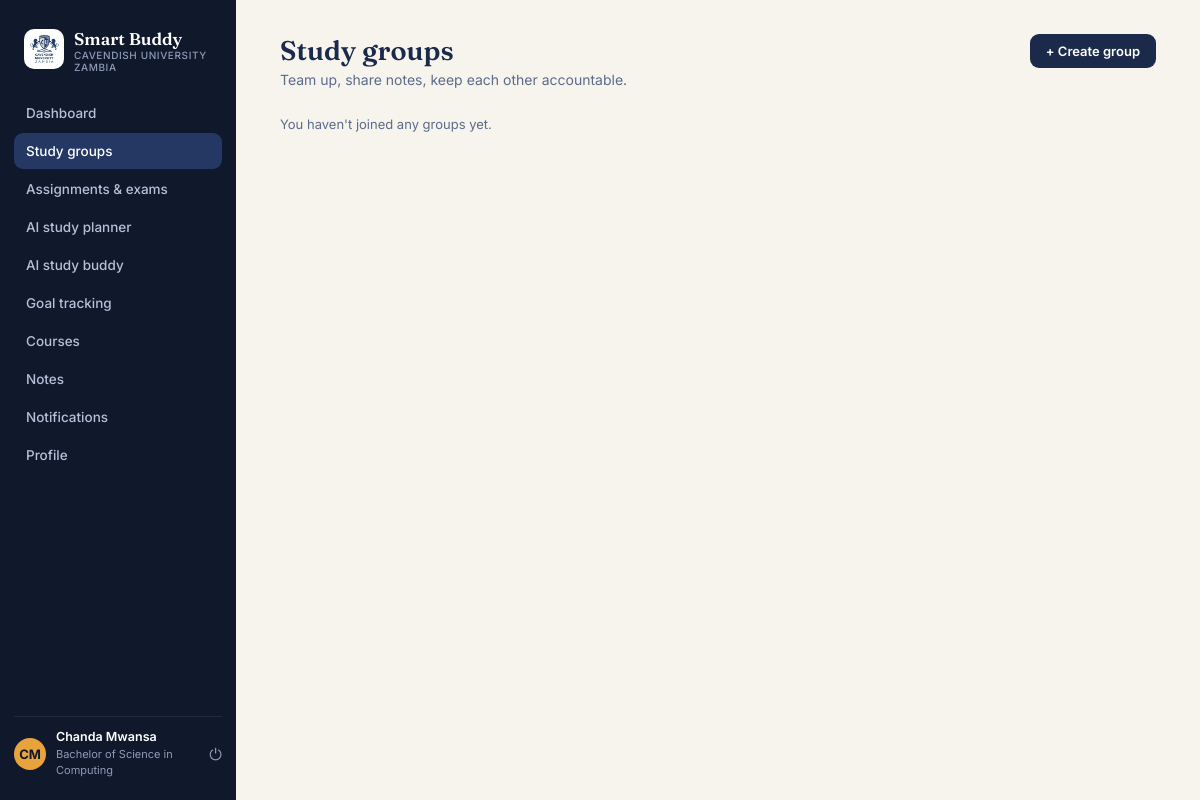
Screenshot of /student/groups/index.php (signed in) with the database file from the repository.
### tables this page shows
CREATE TABLE students (
    id INT AUTO_INCREMENT PRIMARY KEY,
    programme_id INT NOT NULL,
    first_name VARCHAR(80) NOT NULL,
    last_name VARCHAR(80) NOT NULL,
    email VARCHAR(150) NOT NULL UNIQUE,
    password_hash VARCHAR(255) NOT NULL,
    year_of_study TINYINT DEFAULT 1,
    added_by_admin TINYINT(1) DEFAULT 0,
    status ENUM('active','suspended') DEFAULT 'active',
    created_at TIMESTAMP DEFAULT CURRENT_TIMESTAMP,
    FOREIGN KEY (programme_id) REFERENCES programmes(id) ON DELETE RESTRICT
);

CREATE TABLE programmes (
    id INT AUTO_INCREMENT PRIMARY KEY,
    name VARCHAR(150) NOT NULL,
    code VARCHAR(20) NOT NULL UNIQUE,
    school VARCHAR(150) NOT NULL DEFAULT '',
    created_at TIMESTAMP DEFAULT CURRENT_TIMESTAMP
);

### includes/functions.php (called while the page is built, shortened)
<?php
function e($string) {
    return htmlspecialchars($string ?? '', ENT_QUOTES, 'UTF-8');
}
function is_logged_in() {
    return isset($_SESSION['student_id']);
}
function current_student_id() {
    return $_SESSION['student_id'] ?? null;
}
function get_current_student($pdo) {
    $stmt = $pdo->prepare("SELECT s.*, p.name AS programme_name FROM students s
                            JOIN programmes p ON p.id = s.programme_id
                            WHERE s.id = ?");
    $stmt->execute([current_student_id()]);
    return $stmt->fetch();
}
function initials($first, $last) {
    return strtoupper(substr($first, 0, 1) . substr($last, 0, 1));
}

### student/groups/index.php (the view, shortened to what this page needs)
<?php
require_once __DIR__ . '/../../config/config.php';
$sid = current_student_id();
$activeNav = 'groups';
$groups = $pdo->prepare("SELECT g.*, c.name AS course_name,
    (SELECT COUNT(*) FROM group_members gm WHERE gm.group_id=g.id) AS member_count,
    (SELECT COUNT(*) FROM group_messages gmsg WHERE gmsg.group_id=g.id) AS message_count
    FROM study_groups g
    JOIN courses c ON c.id = g.course_id
    JOIN group_members my ON my.group_id = g.id AND my.student_id = ?
    ORDER BY g.created_at DESC");
$groups->execute([$sid]);
$groups = $groups->fetchAll();
include __DIR__ . '/../../includes/header.php';
?>
<div class="topline"><div><h1>Study groups</h1><div class="desc">Team up, share notes, keep each other accountable.</div></div>
  <button class="pill-btn" onclick="document.getElementById('group-form').classList.toggle('open')">+ Create group</button>
</div>
<div class="grid-3" style="margin-top:18px;">
<?php if (!$groups): ?><div style="color:var(--ink-soft);font-size:13px;">You haven't joined any groups yet.</div><?php endif; ?>
</div>
<?php include __DIR__ . '/../../includes/footer.php'; ?>

### includes/sidebar.php (shortened to what this page needs)
<?php
$navItems = [
    'dashboard'     => ['label' => 'Dashboard',            'href' => '/student/dashboard.php'],
    'groups'        => ['label' => 'Study groups',         'href' => '/student/groups/index.php'],
    'assignments'   => ['label' => 'Assignments & exams',  'href' => '/student/assignments/index.php'],
    'planner'       => ['label' => 'AI study planner',     'href' => '/student/planner/index.php'],
    'buddy'         => ['label' => 'AI study buddy',       'href' => '/student/buddy/index.php'],
    'goals'         => ['label' => 'Goal tracking',        'href' => '/student/goals/index.php'],
    'courses'       => ['label' => 'Courses',               'href' => '/student/courses/index.php'],
    'notes'         => ['label' => 'Notes',                 'href' => '/student/notes/index.php'],
    'notifications' => ['label' => 'Notifications',         'href' => '/student/notifications/index.php'],
    'profile'       => ['label' => 'Profile',                'href' => '/student/profile/index.php'],
];
?>
<aside class="sidebar">
  <div class="sidebar-brand">
    <span class="sundial"><img width="40px" style="border-radius: 10px;" src="<?= BASE_URL ?>/assets/images/cavendish-university-zambia.jpg" alt="Cavendish University Zambia"></span>
    <div class="name">Smart Buddy<small>Cavendish University Zambia</small></div>
  </div>
  <nav class="nav-group">
    <?php foreach ($navItems as $key => $item): ?>
      <a class="nav-item <?= ($activeNav ?? '') === $key ? 'active' : '' ?>" href="<?= BASE_URL . $item['href'] ?>">
        <span><?= e($item['label']) ?></span>
      </a>
    <?php endforeach; ?>
  </nav>
  <div class="sidebar-foot">
    <div class="avatar-circle"><?= e(initials($student['first_name'] ?? 'S', $student['last_name'] ?? 'B')) ?></div>
    <div class="who">
      <b><?= e(($student['first_name'] ?? '') . ' ' . ($student['last_name'] ?? '')) ?></b>
      <span><?= e($student['programme_name'] ?? '') ?></span>
    </div>
    <a class="logout-btn" href="<?= BASE_URL ?>/student/auth/logout.php" title="Log out">⏻</a>
  </div>
</aside>

### assets/css/base.css (style rules this page uses)
:root { --navy-950: #10182B; --navy-900: #1B2A4A; --navy-800: #243863; --paper: #F6F4ED; --paper-raised: #FFFFFF; --ink: #1B2A4A; --ink-soft: #5B6B8C; --ink-faint: #8E9BB8; --amber: #E8A33D; --amber-deep: #C9821F; --amber-soft: #FBEAD0; --teal: #2F9E8F; --teal-soft: #DCF2EE; --coral: #E2574C; --coral-soft: #FBE2DF; --line: #E4E0D3; --line-soft: #EDEAE0; --radius: 14px; }
* { box-sizing: border-box; }
html, body { margin: 0; padding: 0; }
body { font-family: 'Inter', sans-serif; background: var(--paper); color: var(--ink); -webkit-font-smoothing: antialiased; }
h1, h2, h3 { font-family: 'Fraunces', serif; }
a { color: inherit; }
button { font-family: inherit; cursor: pointer; }

### assets/css/layout.css (style rules this page uses)
.sidebar { width: 236px; flex-shrink: 0; background: var(--navy-950); color: #fff; display: flex; flex-direction: column; padding: 22px 14px; position: sticky; top: 0; height: 100vh; }
.sidebar-brand { display: flex; align-items: center; gap: 10px; padding: 6px 10px 22px; }
.sidebar-brand .name { font-family: 'Fraunces', serif; font-weight: 600; font-size: 17px; }
.sidebar-brand .name small { display: block; font-family: 'Inter', sans-serif; font-size: 10px; color: var(--ink-faint); font-weight: 500; letter-spacing: 0.06em; text-transform: uppercase; }
.sundial { color: var(--amber); font-size: 18px; }
.nav-group { flex: 1; overflow-y: auto; }
.nav-item { display: block; padding: 10px 12px; border-radius: 9px; font-size: 13.5px; font-weight: 500; color: #B7C0DA; margin-bottom: 2px; text-decoration: none; }
.nav-item.active { background: var(--navy-800); color: #fff; }
.sidebar-foot { border-top: 1px solid rgba(255, 255, 255, 0.08); padding-top: 12px; display: flex; align-items: center; gap: 10px; }
.avatar-circle { width: 32px; height: 32px; border-radius: 50%; background: var(--amber); color: var(--navy-950); display: flex; align-items: center; justify-content: center; font-weight: 700; font-size: 13px; flex-shrink: 0; }
.sidebar-foot .who { font-size: 12.5px; line-height: 1.3; flex: 1; }
.sidebar-foot .who b { display: block; font-weight: 600; color: #fff; }
.sidebar-foot .who span { color: var(--ink-faint); font-size: 11px; }
.logout-btn { color: var(--ink-faint); text-decoration: none; font-size: 16px; }
.topline { display: flex; justify-content: space-between; align-items: flex-start; margin-bottom: 28px; flex-wrap: wrap; gap: 14px; }
.topline h1 { font-size: 27px; margin: 0 0 4px; font-weight: 600; }
.topline .desc { color: var(--ink-soft); font-size: 14px; }

### assets/css/components.css (style rules this page uses)
.grid-3 { display: grid; grid-template-columns: repeat(3, 1fr); gap: 16px; }
.pill-btn { background: var(--navy-900); color: #fff; border: none; padding: 9px 16px; border-radius: 9px; font-size: 13px; font-weight: 600; display: inline-flex; align-items: center; gap: 6px; text-decoration: none; }

### assets/css/responsive.css (style rules this page uses)
.nav-item { display: flex; align-items: center; justify-content: space-between; }

### rows the page displays
students: first_name+last_name "CM", first_name+last_name "Chanda Mwansa", programme.name "Bachelor of Science in Computing"

### other values shown
$item['label'] "Dashboard"
$item['label'] "Study groups"
$item['label'] "Assignments & exams"
$item['label'] "AI study planner"
$item['label'] "AI study buddy"
$item['label'] "Goal tracking"
$item['label'] "Courses"
$item['label'] "Notes"
$item['label'] "Notifications"
$item['label'] "Profile"
